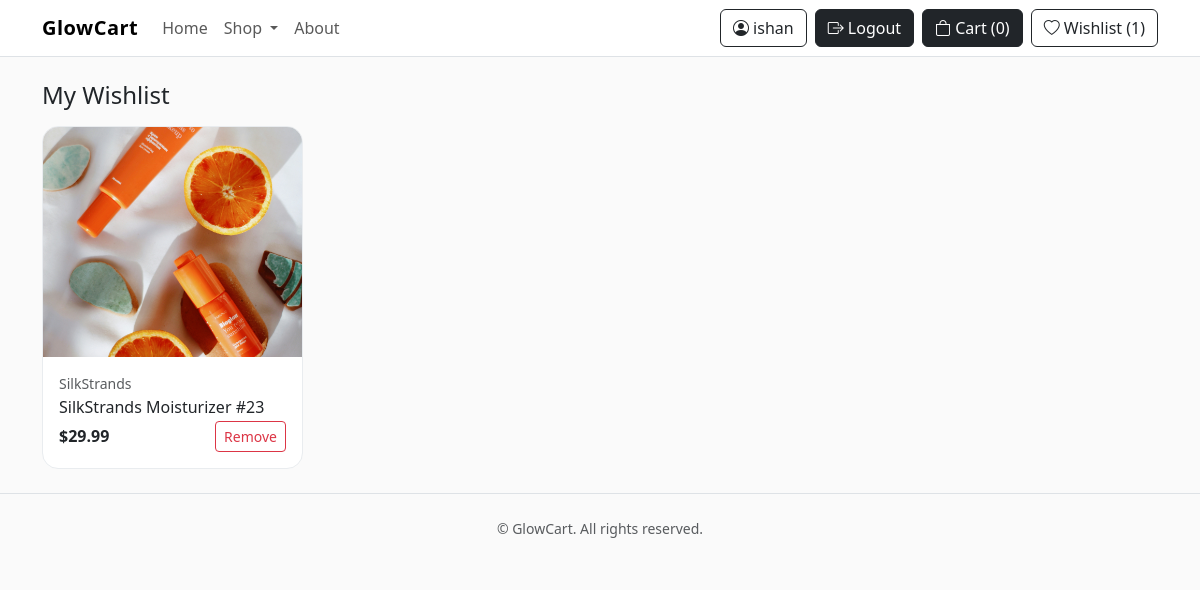
Screenshot of /wishlist/ (signed in) with the database file from the repository.
### accounts/models.py (models this page shows, shortened)
class WishlistItem(models.Model):
    user = models.ForeignKey(settings.AUTH_USER_MODEL, on_delete=models.CASCADE, related_name="wishlist_items")
    product = models.ForeignKey(Product, on_delete=models.CASCADE, related_name="wishlisted_by")
    created_at = models.DateTimeField(auto_now_add=True)
    class Meta:
        unique_together = ("user", "product")
        ordering = ["-created_at"]

### catalog/models.py (models this page shows, shortened)
class TimestampedModel(models.Model):
    created_at = models.DateTimeField(auto_now_add=True)
    updated_at = models.DateTimeField(auto_now=True)
    class Meta:
        abstract = True

class Product(TimestampedModel):
    title = models.CharField(max_length=200)
    slug = models.SlugField(max_length=220, unique=True, blank=True)
    brand = models.ForeignKey(Brand, on_delete=models.PROTECT, related_name="products")
    category = models.ForeignKey(Category, on_delete=models.PROTECT, related_name="products")
    short_description = models.TextField(blank=True)
    price = models.DecimalField(max_digits=8, decimal_places=2)  # e.g., 999,999.99
    stock = models.PositiveIntegerField(default=0)
    image = models.ImageField(upload_to="products/", blank=True, null=True)
    image_url = models.URLField(blank=True)  # using URL for simple demo; we can switch to ImageField later
    is_active = models.BooleanField(default=True)
    class Meta:
        ordering = ["-created_at"]
    def get_absolute_url(self):
        return reverse("product_detail", kwargs={"slug": self.slug})

class Brand(TimestampedModel):
    name = models.CharField(max_length=120, unique=True)
    slug = models.SlugField(max_length=140, unique=True, blank=True)
    class Meta:
        ordering = ["name"]

### accounts/views.py (the view)
# urls.py: path("wishlist/", wishlist_page, name="wishlist"),
@login_required
def wishlist_page(request):
    items = (WishlistItem.objects
             .select_related("product", "product__brand", "product__category")
             .filter(user=request.user))
    return render(request, "accounts/wishlist.html", {"items": items})

### catalog/templatetags/shop_extras.py (called while the page is built)
@register.filter
def money(value):
    try:
        return f"${float(value):,.2f}"
    except (TypeError, ValueError):
        return value

### core/context_processors.py (called while the page is built)
def cart(request):
    cart = request.session.get(CART_SESSION_KEY, {})
    count = sum(cart.values()) if isinstance(cart, dict) else 0
    return {"cart_count": count}

def auth_presets(request):
    return {
        "AUTH_LOGIN_PRESET": getattr(settings, "AUTH_LOGIN_PRESET", "auth-minimal"),
        "AUTH_REGISTER_PRESET": getattr(settings, "AUTH_REGISTER_PRESET", "auth-portrait"),
    }

def wishlist_count(request):
    try:
        if request.user.is_authenticated:
            return {"wishlist_count": request.user.wish_items.count()}
    except Exception:
        pass
    return {"wishlist_count": 0}

def nav_categories(request):
    try:
        return {"nav_categories": Category.objects.order_by("name")[:10]}
    except Exception:
        return {"nav_categories": []}

def wishlist(request):
    if request.user.is_authenticated:
        from accounts.models import WishlistItem
        return {"wishlist_count": WishlistItem.objects.filter(user=request.user).count()}
    return {"wishlist_count": 0}

### templates/accounts/wishlist.html (shortened to what this page needs)
{% extends "base.html" %}
{% load shop_extras %}
{% block content %}
<div class="container">
  <h1 class="h4 mb-3">My Wishlist</h1>
  <div class="row g-4">
    {% for w in items %}
      {% with p=w.product %}
      <div class="col-6 col-md-4 col-lg-3">
        <div class="card card-product h-100">
          <a href="{{ p.get_absolute_url }}">
            {% if p.image %}<img src="{{ p.image.url }}" class="card-img-top" alt="{{ p.title }}">
            {% elif p.image_url %}<img src="{{ p.image_url }}" class="card-img-top" alt="{{ p.title }}">
            {% else %}<img src="https://images.unsplash.com/photo-1611930022073-b7a4ba5fcccd?q=80&w=1200&auto=format&fit=crop" class="card-img-top" alt="{{ p.title }}">{% endif %}
          </a>
          <div class="card-body">
            <div class="small text-muted mb-1">{{ p.brand.name }}</div>
            <h3 class="h6 mb-1"><a class="text-dark text-decoration-none" href="{{ p.get_absolute_url }}">{{ p.title }}</a></h3>
            <div class="d-flex justify-content-between align-items-center">
              <strong>{{ p.price|money }}</strong>
              <form method="post" action="{% url 'toggle_wishlist' p.id %}">
                <button class="btn btn-sm btn-outline-danger" type="submit">Remove</button>
              </form>
            </div>
          </div>
        </div>
      </div>
      {% endwith %}
    {% empty %}
      <div class="col-12 text-center text-muted py-5">No items yet.</div>
    {% endfor %}
  </div>
</div>
{% endblock %}

### templates/base.html (shortened to what this page needs)
{% load static %}
<!DOCTYPE html>
<html lang="en">
<head>
  <link href="https://cdn.jsdelivr.net/npm/bootstrap@5.3.3/dist/css/bootstrap.min.css" rel="stylesheet">
  <link rel="stylesheet" href="{% static 'site.css' %}?v=2">
  <link rel="stylesheet" href="{% static 'site.css' %}?v=4">
  <link href="https://cdn.jsdelivr.net/npm/bootstrap-icons@1.11.3/font/bootstrap-icons.css" rel="stylesheet">
</head>
<body>
  <nav class="navbar navbar-expand-lg navbar-light bg-white border-bottom sticky-top">
    <div class="container">
      <a class="navbar-brand fw-bold auth-brand" href="/">GlowCart</a>
      <div id="nav" class="collapse navbar-collapse">
        <ul class="navbar-nav me-auto mb-2 mb-lg-0">
          <li class="nav-item"><a class="nav-link" href="/">Home</a></li>
          <li class="nav-item dropdown">
            <a class="nav-link dropdown-toggle" href="/shop/" role="button" data-bs-toggle="dropdown" aria-expanded="false">
              Shop
            </a>
          </li>
          <li class="nav-item"><a class="nav-link" href="#">About</a></li>
        </ul>
        <div class="d-flex gap-2">
          {% if request.user.is_authenticated %}
            <a class="btn btn-outline-dark" href="/profile/"><i class="bi bi-person-circle"></i> {{ request.user.username }}</a>
            <a class="btn btn-dark" href="/logout/"><i class="bi bi-box-arrow-right"></i> Logout</a>
          {% else %}
            <a class="btn btn-outline-dark" href="/login/"><i class="bi bi-box-arrow-in-right"></i> Login</a>
            <a class="btn btn-dark" href="/register/"><i class="bi bi-person-plus"></i> Sign Up</a>
          {% endif %}
          <a class="btn btn-dark" href="/cart/"><i class="bi bi-bag"></i> Cart ({{ cart_count|default:0 }})</a>
          <a class="btn btn-outline-dark" href="{% url 'wishlist' %}"><i class="bi bi-heart"></i> Wishlist ({{ wishlist_count|default:0 }})</a>
        </div>
      </div>
    </div>
  </nav>
  <main class="py-4">
    {% block content %}{% endblock %}
  </main>
  <footer class="border-top py-4">
    <div class="container text-center small text-muted">
      © {{ now|date:"Y" }} GlowCart. All rights reserved.
    </div>
  </footer>
</body>
</html>

### static/site.css (style rules this page uses)
:root { --brand:#111; --accent:#0ea5e9; }
body { background-color:#fafafa; }
.navbar-brand { letter-spacing:0.5px; }
.card-product img { aspect-ratio:1/1; object-fit:cover; }
.auth-brand { letter-spacing: .5px; }
.card-product { border-radius: 16px; overflow: hidden; border: 1px solid #e9ecef; }
.card-product img { width: 100%; display: block; aspect-ratio: 1 / 1; object-fit: cover; }
.card-product { border-radius:16px; overflow:hidden; border:1px solid #e9ecef; }
.card-product img { width:100%; display:block; aspect-ratio:1/1; object-fit:cover; }

### templates/base.html (style rules this page uses)
.card-img-top { height:230px; object-fit:cover }

### rows the page displays
WishlistItem: product.image (picture), product.brand.name "SilkStrands", product "SilkStrands Moisturizer #23", product.price "$29.99"

### other values shown
{{ request.user.username }} "ishan"
{{ cart_count|default:0 }} "0"
{{ wishlist_count|default:0 }} "1"
